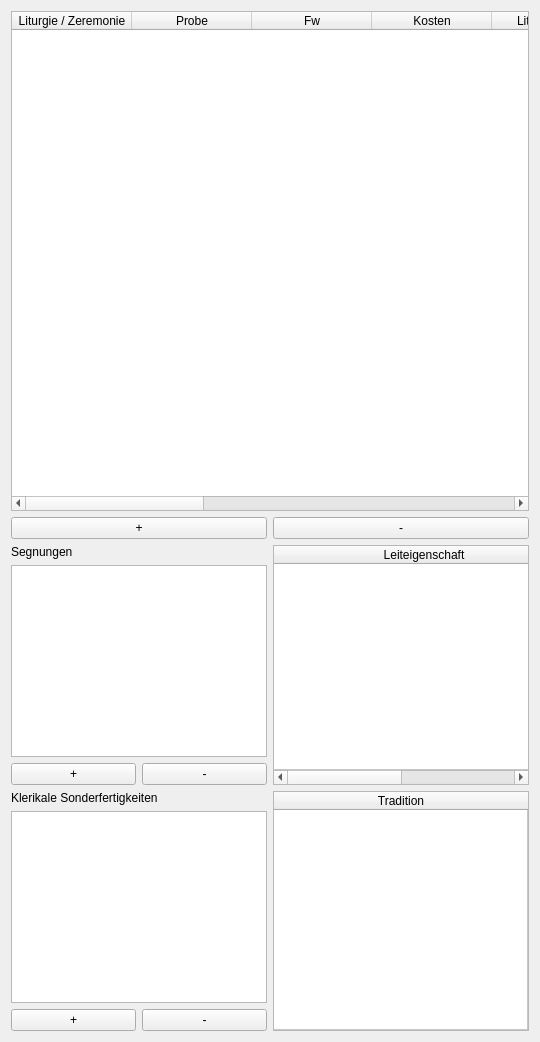
          <widget class="QWidget" name="tab_10">
           <attribute name="title">
            <string>Liturgien und Zeremonien</string>
           </attribute>
           <layout class="QVBoxLayout" name="verticalLayout_43">
            <item>
             <widget class="QTableWidget" name="liturgienTable_dsa5">
              <property name="minimumSize">
               <size>
                <width>0</width>
                <height>500</height>
               </size>
              </property>
              <attribute name="horizontalHeaderDefaultSectionSize">
               <number>120</number>
              </attribute>
              <attribute name="verticalHeaderVisible">
               <bool>false</bool>
              </attribute>
              <column>
               <property name="text">
                <string>Liturgie / Zeremonie</string>
               </property>
              </column>
              <column>
               <property name="text">
                <string>Probe</string>
               </property>
              </column>
              <column>
               <property name="text">
                <string>Fw</string>
               </property>
              </column>
              <column>
               <property name="text">
                <string>Kosten</string>
               </property>
              </column>
              <column>
               <property name="text">
                <string>Liturgiedauer</string>
               </property>
              </column>
              <column>
               <property name="text">
                <string>Reichweite</string>
               </property>
              </column>
              <column>
               <property name="text">
                <string>Wirkungsdauer</string>
               </property>
              </column>
              <column>
               <property name="text">
                <string>Aspekt</string>
               </property>
              </column>
              <column>
               <property name="text">
                <string>Sf</string>
               </property>
              </column>
              <column>
               <property name="text">
                <string>Wirkung</string>
               </property>
              </column>
              <column>
               <property name="text">
                <string>S</string>
               </property>
              </column>
             </widget>
            </item>
            <item>
             <layout class="QHBoxLayout" name="horizontalLayout_43">
              <item>
               <widget class="QPushButton" name="addLitugie_dsa5">
                <property name="text">
                 <string>+</string>
                </property>
               </widget>
              </item>
              <item>
               <widget class="QPushButton" name="removeLiturgie_dsa5">
                <property name="text">
                 <string>-</string>
                </property>
               </widget>
              </item>
             </layout>
            </item>
            <item>
             <layout class="QHBoxLayout" name="horizontalLayout_44">
              <item>
               <layout class="QVBoxLayout" name="verticalLayout_48">
                <item>
                 <layout class="QVBoxLayout" name="verticalLayout_44">
                  <item>
                   <widget class="QLabel" name="label_39">
                    <property name="text">
                     <string>Segnungen</string>
                    </property>
                   </widget>
                  </item>
                  <item>
                   <widget class="QTableWidget" name="segnungenTable_dsa5">
                    <property name="columnCount">
                     <number>1</number>
                    </property>
                    <attribute name="horizontalHeaderVisible">
                     <bool>false</bool>
                    </attribute>
                    <attribute name="horizontalHeaderStretchLastSection">
                     <bool>true</bool>
                    </attribute>
                    <attribute name="verticalHeaderVisible">
                     <bool>false</bool>
                    </attribute>
                    <column/>
                   </widget>
                  </item>
                  <item>
                   <layout class="QHBoxLayout" name="horizontalLayout_47">
                    <item>
                     <widget class="QPushButton" name="addSegnung_dsa5">
                      <property name="text">
                       <string>+</string>
                      </property>
                     </widget>
                    </item>
                    <item>
                     <widget class="QPushButton" name="removeSegnung_dsa5">
                      <property name="text">
                       <string>-</string>
                      </property>
                     </widget>
                    </item>
                   </layout>
                  </item>
                 </layout>
                </item>
                <item>
                 <layout class="QVBoxLayout" name="verticalLayout_47">
                  <item>
                   <widget class="QLabel" name="label_40">
                    <property name="text">
                     <string>Klerikale Sonderfertigkeiten</string>
                    </property>
                   </widget>
                  </item>
                  <item>
                   <widget class="QTableWidget" name="kleriSonderfTable_dsa5">
                    <property name="columnCount">
                     <number>1</number>
                    </property>
                    <attribute name="horizontalHeaderVisible">
                     <bool>false</bool>
                    </attribute>
                    <attribute name="horizontalHeaderStretchLastSection">
                     <bool>true</bool>
                    </attribute>
                    <attribute name="verticalHeaderVisible">
                     <bool>false</bool>
                    </attribute>
                    <column/>
                   </widget>
                  </item>
                  <item>
                   <layout class="QHBoxLayout" name="horizontalLayout_46">
                    <item>
                     <widget class="QPushButton" name="addKleriSonderf_dsa5">
                      <property name="text">
                       <string>+</string>
                      </property>
                     </widget>
                    </item>
                    <item>
                     <widget class="QPushButton" name="removeKleriSonderf_dsa5">
                      <property name="text">
                       <string>-</string>
                      </property>
                     </widget>
                    </item>
                   </layout>
                  </item>
                 </layout>
                </item>
               </layout>
              </item>
              <item>
               <layout class="QVBoxLayout" name="verticalLayout_46">
                <item>
                 <widget class="QTableWidget" name="leiteigAspektTable_dsa5">
                  <property name="rowCount">
                   <number>1</number>
                  </property>
                  <attribute name="horizontalHeaderDefaultSectionSize">
                   <number>300</number>
                  </attribute>
                  <attribute name="horizontalHeaderStretchLastSection">
                   <bool>true</bool>
                  </attribute>
                  <attribute name="verticalHeaderVisible">
                   <bool>false</bool>
                  </attribute>
                  <attribute name="verticalHeaderStretchLastSection">
                   <bool>true</bool>
                  </attribute>
                  <row/>
                  <column>
                   <property name="text">
                    <string>Leiteigenschaft</string>
                   </property>
                  </column>
                  <column>
                   <property name="text">
                    <string>Aspekt</string>
                   </property>
                  </column>
                 </widget>
                </item>
                <item>
                 <widget class="QTableWidget" name="kleriTraditionTable_dsa5">
                  <property name="rowCount">
                   <number>1</number>
                  </property>
                  <attribute name="horizontalHeaderStretchLastSection">
                   <bool>true</bool>
                  </attribute>
                  <attribute name="verticalHeaderVisible">
                   <bool>false</bool>
                  </attribute>
                  <attribute name="verticalHeaderStretchLastSection">
                   <bool>true</bool>
                  </attribute>
                  <row/>
                  <column>
                   <property name="text">
                    <string>Tradition</string>
                   </property>
                  </column>
                 </widget>
                </item>
               </layout>
              </item>
             </layout>
            </item>
           </layout>
          </widget>
